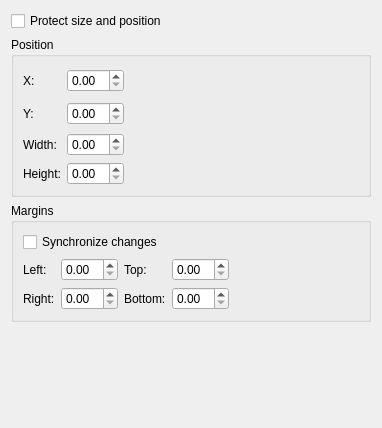
<ui version="4.0" >
 <class>KWFrameGeometry</class>
 <widget class="QWidget" name="KWFrameGeometry" >
  <property name="geometry" >
   <rect>
    <x>0</x>
    <y>0</y>
    <width>378</width>
    <height>428</height>
   </rect>
  </property>
  <layout class="QVBoxLayout" >
   <item>
    <widget class="QCheckBox" name="protectSize" >
     <property name="text" >
      <string>Protect size and position</string>
     </property>
    </widget>
   </item>
   <item>
    <widget class="QGroupBox" name="positionGB" >
     <property name="title" >
      <string>Position</string>
     </property>
     <layout class="QGridLayout" >
      <item row="0" column="0" >
       <widget class="QLabel" name="label" >
        <property name="text" >
         <string>X:</string>
        </property>
        <property name="buddy" >
         <cstring>xPos</cstring>
        </property>
       </widget>
      </item>
      <item row="0" column="1" >
       <widget class="KoUnitDoubleSpinBox" name="xPos" />
      </item>
      <item rowspan="2" row="0" column="2" colspan="2" >
       <widget class="KWPositionSelector" native="1" name="positionSelector" >
        <property name="sizePolicy" >
         <sizepolicy vsizetype="Preferred" hsizetype="Expanding" >
          <horstretch>0</horstretch>
          <verstretch>0</verstretch>
         </sizepolicy>
        </property>
       </widget>
      </item>
      <item rowspan="2" row="0" column="4" >
       <spacer>
        <property name="orientation" >
         <enum>Qt::Horizontal</enum>
        </property>
        <property name="sizeHint" >
         <size>
          <width>131</width>
          <height>61</height>
         </size>
        </property>
       </spacer>
      </item>
      <item row="1" column="0" >
       <widget class="QLabel" name="label_3" >
        <property name="text" >
         <string>Y:</string>
        </property>
        <property name="buddy" >
         <cstring>yPos</cstring>
        </property>
       </widget>
      </item>
      <item row="1" column="1" >
       <widget class="KoUnitDoubleSpinBox" name="yPos" />
      </item>
      <item row="2" column="0" >
       <widget class="QLabel" name="label_4" >
        <property name="text" >
         <string>Width:</string>
        </property>
        <property name="buddy" >
         <cstring>width</cstring>
        </property>
       </widget>
      </item>
      <item row="2" column="1" >
       <widget class="KoUnitDoubleSpinBox" name="width" />
      </item>
      <item rowspan="2" row="2" column="3" colspan="2" >
       <spacer>
        <property name="orientation" >
         <enum>Qt::Horizontal</enum>
        </property>
        <property name="sizeHint" >
         <size>
          <width>161</width>
          <height>41</height>
         </size>
        </property>
       </spacer>
      </item>
      <item row="3" column="0" >
       <widget class="QLabel" name="label_5" >
        <property name="text" >
         <string>Height:</string>
        </property>
        <property name="buddy" >
         <cstring>height</cstring>
        </property>
       </widget>
      </item>
      <item row="3" column="1" >
       <widget class="KoUnitDoubleSpinBox" name="height" />
      </item>
      <item rowspan="2" row="2" column="2" >
       <widget class="KoAspectButton" name="keepAspect" >
        <property name="text" >
         <string/>
        </property>
       </widget>
      </item>
     </layout>
    </widget>
   </item>
   <item>
    <widget class="QGroupBox" name="marginsGB" >
     <property name="title" >
      <string>Margins</string>
     </property>
     <layout class="QGridLayout" >
      <item rowspan="2" row="1" column="4" >
       <spacer>
        <property name="orientation" >
         <enum>Qt::Horizontal</enum>
        </property>
        <property name="sizeHint" >
         <size>
          <width>144</width>
          <height>41</height>
         </size>
        </property>
       </spacer>
      </item>
      <item row="0" column="0" colspan="4" >
       <widget class="QCheckBox" name="synchronize" >
        <property name="text" >
         <string>Synchronize changes</string>
        </property>
       </widget>
      </item>
      <item row="2" column="2" >
       <widget class="QLabel" name="label_9" >
        <property name="text" >
         <string>Bottom:</string>
        </property>
        <property name="buddy" >
         <cstring>bottomMargin</cstring>
        </property>
       </widget>
      </item>
      <item row="1" column="2" >
       <widget class="QLabel" name="label_8" >
        <property name="text" >
         <string>Top:</string>
        </property>
        <property name="buddy" >
         <cstring>topMargin</cstring>
        </property>
       </widget>
      </item>
      <item row="2" column="0" >
       <widget class="QLabel" name="label_7" >
        <property name="text" >
         <string>Right:</string>
        </property>
        <property name="buddy" >
         <cstring>rightMargin</cstring>
        </property>
       </widget>
      </item>
      <item row="1" column="0" >
       <widget class="QLabel" name="label_6" >
        <property name="text" >
         <string>Left:</string>
        </property>
        <property name="buddy" >
         <cstring>leftMargin</cstring>
        </property>
       </widget>
      </item>
      <item row="1" column="1" >
       <widget class="KoUnitDoubleSpinBox" name="leftMargin" />
      </item>
      <item row="2" column="1" >
       <widget class="KoUnitDoubleSpinBox" name="rightMargin" />
      </item>
      <item row="1" column="3" >
       <widget class="KoUnitDoubleSpinBox" name="topMargin" />
      </item>
      <item row="2" column="3" >
       <widget class="KoUnitDoubleSpinBox" name="bottomMargin" />
      </item>
     </layout>
    </widget>
   </item>
   <item>
    <spacer>
     <property name="orientation" >
      <enum>Qt::Vertical</enum>
     </property>
     <property name="sizeHint" >
      <size>
       <width>360</width>
       <height>21</height>
      </size>
     </property>
    </spacer>
   </item>
  </layout>
 </widget>
 <customwidgets>
  <customwidget>
   <class>KoUnitDoubleSpinBox</class>
   <extends>QDoubleSpinBox</extends>
   <header>KoUnitDoubleSpinBox.h</header>
  </customwidget>
  <customwidget>
   <class>KWPositionSelector</class>
   <extends>QWidget</extends>
   <header>dialogs/KWPositionSelector.h</header>
   <container>1</container>
  </customwidget>
  <customwidget>
   <class>KoAspectButton</class>
   <extends>QLabel</extends>
   <header>KoAspectButton.h</header>
  </customwidget>
 </customwidgets>
 <tabstops>
  <tabstop>protectSize</tabstop>
  <tabstop>xPos</tabstop>
  <tabstop>yPos</tabstop>
  <tabstop>width</tabstop>
  <tabstop>height</tabstop>
  <tabstop>synchronize</tabstop>
  <tabstop>leftMargin</tabstop>
  <tabstop>topMargin</tabstop>
  <tabstop>rightMargin</tabstop>
  <tabstop>bottomMargin</tabstop>
 </tabstops>
 <resources/>
 <connections/>
</ui>
